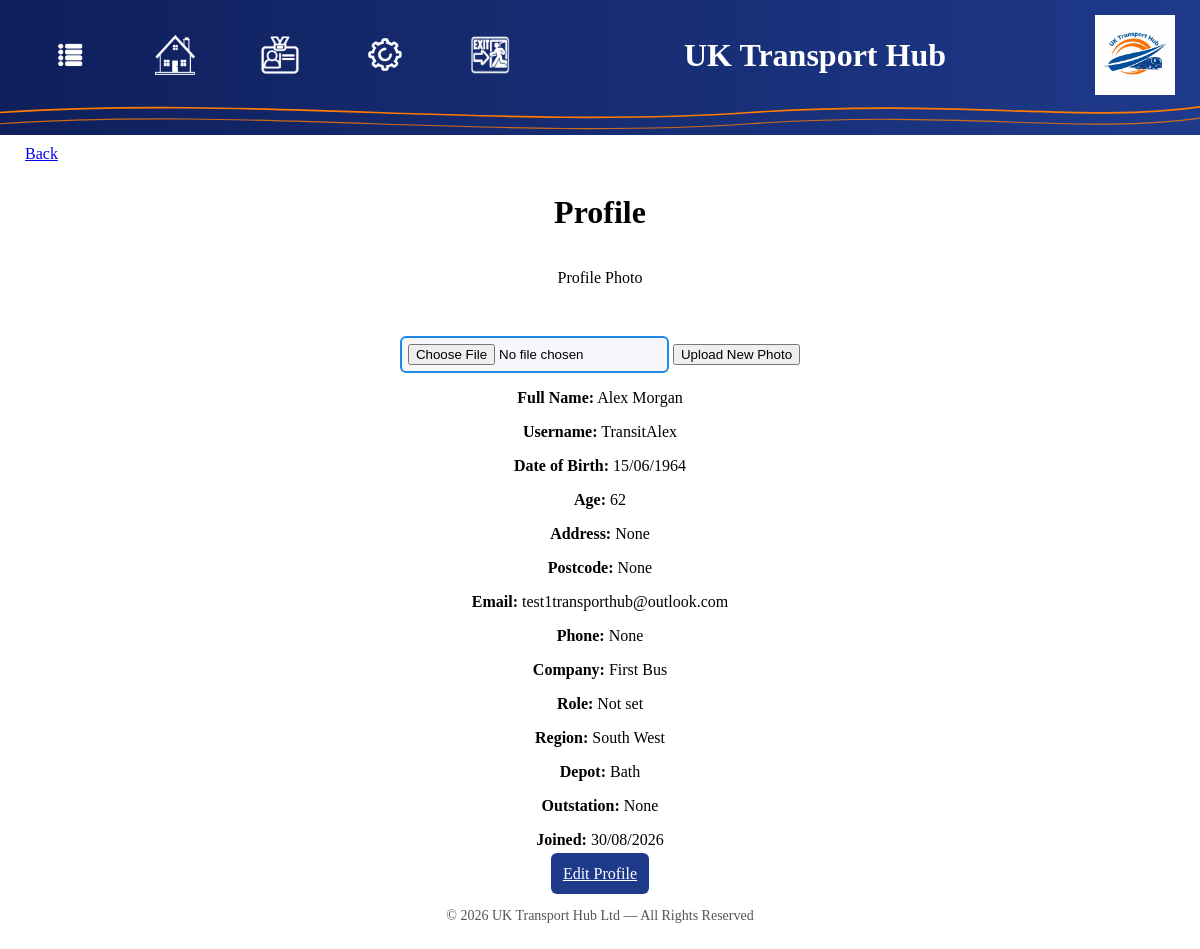
Screenshot of /profile (signed in) with the database file from the repository.
### database.py (models this page shows, shortened)
class User(db.Model, UserMixin):
    __tablename__ = "users"   # make sure this matches your actual table name in SQLite
    id = db.Column(db.Integer, primary_key=True)
    first_name = db.Column(db.String(50), nullable=False)
    last_name = db.Column(db.String(50), nullable=False)
    username = db.Column(db.String(100), nullable=True)
    email = db.Column(db.String(120), nullable=False, unique=True)
    password = db.Column(db.String(200), nullable=False)
    level = db.Column(db.Integer, default=4)
    role_superadmin = db.Column(db.Boolean, default=False)
    role_admin = db.Column(db.Boolean, default=False)
    role_driver = db.Column(db.Boolean, default=False)
    role_enthusiast = db.Column(db.Boolean, default=True)
    role_change_message = db.Column(db.String(255))
    downgrade_reason = db.Column(db.String(255))
    deleted = db.Column(db.Boolean, default=False)
    suspended_until = db.Column(db.DateTime, nullable=True)
    suspension_reason = db.Column(db.String(255), nullable=True)
    date_of_birth = db.Column(db.String(10), nullable=True)
    joined_date = db.Column(db.String(10), nullable=True)
    address = db.Column(db.String(200), nullable=True)
    postcode = db.Column(db.String(20), nullable=True)
    phone = db.Column(db.String(20), nullable=True)
    psv_number = db.Column(db.String(50), nullable=True)
    licence_number = db.Column(db.String(50), nullable=True)
    company = db.Column(db.String(120), nullable=True)
    region = db.Column(db.String(120), nullable=True)
    depot = db.Column(db.String(120), nullable=True)
    outstation = db.Column(db.String(120), nullable=True)
    week_start_override = db.Column(db.String(10), default=None)
    profile_photo = db.Column(db.String(300), nullable=True)
    totp_secret = db.Column(db.String(32), nullable=True)
    is_2fa_enabled = db.Column(db.Boolean, default=False, nullable=False)
    @property
    def age(self):
        if not self.date_of_birth:
            return None
        dob = datetime.strptime(self.date_of_birth, "%Y-%m-%d")
        today = datetime.today()
        return today.year - dob.year - (
            (today.month, today.day) < (dob.month, dob.day)
        )

### app.py (the view, shortened to what this page needs)
@app.route("/profile")
def profile():
    user_id = session.get("user_id")
    if not user_id:
        return redirect("/login")
    user = User.query.get(user_id)
    if not user:
        return redirect("/login")
    settings = Settings.query.filter_by(user_id=user.id).first()
    return_to = request.referrer or url_for("home")
    return render_template(
        "profile.html",
        user=user,
        settings=settings,
        return_to=return_to
    )

### app.py (called while the page is built)
@login_manager.user_loader
def load_user(user_id):
    return db.session.get(User, int(user_id))

def load_maintenance_state():
    try:
        if os.path.exists(STATE_FILE):
            with open(STATE_FILE, "r") as f:
                data = json.load(f)
                return data.get("maintenance_mode", False)
    except Exception as e:
        app.logger.error(f"Error loading maintenance state: {e}")
    return False

@app.before_request
def store_last_page():
    if request.method == "GET":
        if request.path != "/settings":
            session["last_page"] = request.path

@app.context_processor
def inject_home_target():
    user_id = session.get("user_id")
    if not user_id:
        return dict(
            home_target="login",
            user_roles=[]
        )
    user = db.session.get(User, user_id)
    if not user:
        return dict(
            home_target="login",
            user_roles=[]
        )
    if user.role_driver:
        home = "driver_dashboard"
    elif user.role_enthusiast:
        home = "enthusiast_dashboard"
    else:
        home = "enthusiast_dashboard"
    return dict(
        home_target=home,
        user_roles=get_all_roles(user)
    )

def get_all_roles(user):
    if not user.is_authenticated:
        return []
    roles = []
    if current_user.role_superadmin:
        roles.append("Superadmin")
    if current_user.role_admin:
        roles.append("Admin")
    if user.role_driver:
        roles.append("Driver")
    if user.role_enthusiast:
        roles.append("Enthusiast")
    return roles

### templates/profile.html (shortened to what this page needs)
{% extends "base.html" %}
{% set is_UK_transport_hub = True %}
{% set page_title = "UK Transport Hub" %}
{% block content %}
<a class="nav-btn" href="{{ return_to }}">Back</a>
<div class="profile-container">
    <h1 class="profile-label">Profile</h1>
    <div class="profile-card">
		<div class="profile-photo">
			<p class="profile-photo-label">Profile Photo</p>
		</div>
        <form action="/upload_profile_photo" method="POST" enctype="multipart/form-data" style="margin-top:15px;">
            <input type="file" name="photo" accept="image/*" required>
            <button type="submit" class="profile-btn">Upload New Photo</button>
        </form>
        <div class="profile-info">
            <p><strong>Full Name:</strong> {{ user.first_name }} {{ user.last_name }}</p>
            <p><strong>Username:</strong> {{ user.username }}</p>
            <p><strong>Date of Birth:</strong>
                {{ user.date_of_birth.split('-')[2] }}/{{ user.date_of_birth.split('-')[1] }}/{{ user.date_of_birth.split('-')[0] }}
            </p>
            <p><strong>Age:</strong> {{ user.age }}</p>
            <p><strong>Address:</strong> {{ user.address }}</p>
            <p><strong>Postcode:</strong> {{ user.postcode }}</p>
            <p><strong>Email:</strong> {{ user.email }}</p>
            <p><strong>Phone:</strong> {{ user.phone }}</p>
            <p><strong>Company:</strong> {{ user.company }}</p>
			<p><strong>Role:</strong>
				{% if user.level == 3 %}Driver
				{% elif user.level == 4 %}Enthusiast
				{% else %}Not set{% endif %}
			</p>
			<p><strong>Region:</strong>
				{% if user.region %}
					{{ user.region }}
				{% else %}
					None
				{% endif %}
			</p>
			<p><strong>Depot:</strong>
				{% if user.depot %}
					{{ user.depot }}
				{% else %}
					None
				{% endif %}
			</p>
			<p><strong>Outstation:</strong>
				{% if user.outstation %}
					{{ user.outstation }}
				{% else %}
					None
				{% endif %}
			</p>
            <p><strong>Joined:</strong>
                {% if user.joined_date %}
					{{ user.joined_date.split('-')[2] }}/{{ user.joined_date.split('-')[1] }}/{{ user.joined_date.split('-')[0] }}
				{% else %}
					Not set
				{% endif %}
            </p>
        </div>
        <div class="profile-buttons">
                     <a class="profile-edit-btn" href="/edit_profile">Edit Profile</a>
         </div>
    </div>
{% endblock %}

### static/style.css (style rules this page uses)
.nav-btn { background: transparent; padding: 10px; margin: 0 15px; border-radius: 6px; transition: 0.25s ease; display: inline-flex; align-items: center; justify-content: center; border: none !important; outline: none !important; }
.profile-container { display:flex; flex-direction:column; align-items:center; text-align:center; }
.profile-edit-btn { background:#1E3A8A; color:white; padding:12px; border-radius:6px; width:100%; }
input[type="file"] { border:2px solid #1E88E5; border-radius:6px; padding:6px; background:#F5F7FB; cursor:pointer; transition:0.2s ease-in-out; }
html, body { height: 100%; margin: 0; }
body { display: flex; flex-direction: column; }
:root { --hub-blue: #0A2A66; --hub-blue-dark: #061B44; --hub-grey: #f5f5f5; --hub-text: #333; }

### rows the page displays
User: first_name "Alex", last_name "Morgan", username "TransitAlex", date_of_birth "15", date_of_birth "06", date_of_birth "1964", age "62", address "None", postcode "None", email "test1transporthub@outlook.com", phone "None", company "First Bus", region "South West", depot "Bath", outstation "None", joined_date "30", joined_date "08", joined_date "2026"

### other values shown
{{ page_title if page_title else "UK Transport Hub" }} "UK Transport Hub"
